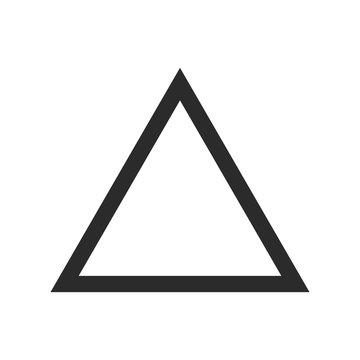
#> input picture data/original_photos/triangle.png, 360 x 360 px; its folder holds only this picture in this run
$ jupyter execute svd_probe.ipynb   (shell and % lines are left out)
#> lines starting #> are read from the running program, lines starting #| are printed output that depends on the picture
### experiments/utils/noise_generation.py
import os
import numpy as np
from skimage import io
from skimage.util import random_noise
from PIL import Image

def add_noise_and_save(image_path: str, main_folder: str, noise_type: str, var: float = 0.01) -> None:
    """
    Adds specified type of noise to an image and saves it to a subfolder within a specified main folder,
    appending the variance value to the file name.

    Args:
        image_path (str): The path to the input image.
        main_folder (str): The base folder where the 'noise_photos' folder will be created.
        noise_type (str): The type of noise to add. Options are 'gaussian', 'salt_pepper', and 'poisson'.
        var (float): The variance of the noise (used for gaussian and salt & pepper noise).

    The function creates a subfolder named after the noise type in the 'noise_photos' subfolder of the main folder
    and saves the noisy image there, appending the variance value to the filename. It does not return any value but prints updates about its progress.
    """
#> called with image_path = 'data/original_photos/triangle.png', main_folder = 'data', noise_type = 'gaussian', var = 0.1

    # Load the image
    image = io.imread(image_path)
#> image is the input picture: shape (360, 360); min 12, max 255, mean 236.4
    print(f"Loaded image from {image_path}")

    # Apply the specified type of noise to the image
    if noise_type == 'gaussian':
        noisy_image = random_noise(image, mode='gaussian', var=var)
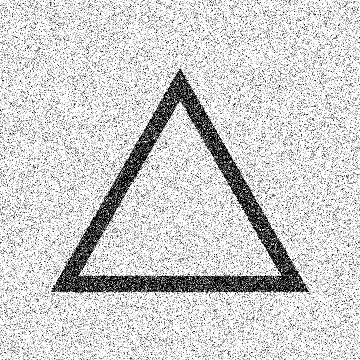
#> noisy_image: shape (360, 360) float64; min 0, max 1, mean 0.818
    elif noise_type == 'salt_pepper':
        noisy_image = random_noise(image, mode='s&p', amount=var)
    elif noise_type == 'poisson':
        noisy_image = random_noise(image, mode='poisson')
    else:
        raise ValueError("Unsupported noise type. Choose 'gaussian', 'salt_pepper', or 'poisson'.")
    print(f"Applied {noise_type} noise to the image.")

    # Convert the noisy image to the correct format
    noisy_image = (255 * noisy_image).astype(np.uint8)
#| Image shape: (360, 360)

    # Create the output directory if it doesn't exist
    noise_folder_path = os.path.join(main_folder, 'noise_photos', noise_type)
    os.makedirs(noise_folder_path, exist_ok=True)
    print(f"Directory {noise_folder_path} is ready for saving images.")

    # Modify the filename to include the variance value before the file extension
    filename = os.path.basename(image_path)
    base_filename, file_extension = os.path.splitext(filename)
    new_filename = f"{base_filename}_{var}{file_extension}"
    save_path = os.path.join(noise_folder_path, new_filename)

    # Save the noisy image in the specified directory
    Image.fromarray(noisy_image).save(save_path)
    print(f"Noisy image saved as {new_filename} in {save_path}")

### experiments/utils/svd_analisys.py
import os
import numpy as np
from PIL import Image
from skimage import io

def denoise_image_with_svd(image_path: str, main_folder: str, type_of_noise: str, variance: float, n_components: int) -> None:
    """
    Apply SVD to denoise a single image and save it in a specified main folder.
    The function decomposes the image using SVD and reconstructs it using a limited number of singular values.

    Args:
        image_path (str): Path to the noisy image.
        main_folder (str): The main folder where the denoised image folder will be created.
        type_of_noise (str): The type of noise applied to the original image.
        variance (float): The variance used when the noise was added.
        n_components (int): The number of singular values to keep.

    This function saves the denoised image in a subfolder named 'denoise_images_{type_of_noise}_{variance}_{n_components}'.
    """
#> called with main_folder = 'data', type_of_noise = 'gaussian', variance = 0.1, n_components = 40
    # Create the output directory based on the noise type and variance
    output_folder = os.path.join(main_folder, f'denoise_images_{type_of_noise}_{variance}_{n_components}')
    os.makedirs(output_folder, exist_ok=True)

    # Load the image
    image = io.imread(image_path, as_gray=True)
    original_shape = image.shape
#> original_shape = (360, 360)

    # Perform SVD decomposition
    U, S, VT = np.linalg.svd(image, full_matrices=False)
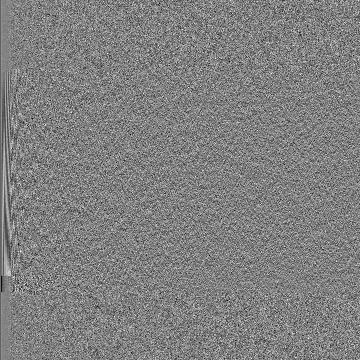
#> U: shape (360, 360) float64; min -0.235, max 0.23, mean -0.000169; drawn with min black and max white
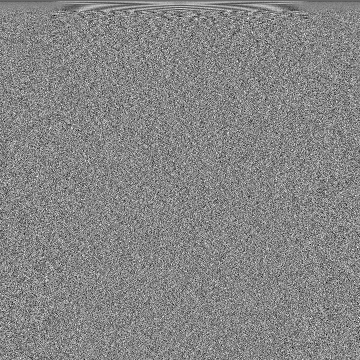
#> VT: shape (360, 360) float64; min -0.239, max 0.216, mean -0.000132; drawn with min black and max white
#> S = 360 values, max 75482.6 at index 0, min 0.436 at index 359, mean 1090.7

    # Truncate the singular values
    S_truncated = np.zeros_like(S)
#> S_truncated = 360 values from 0 to 0
    S_truncated[:n_components] = S[:n_components]

    # Reconstruct the image using the truncated singular values
    S_matrix = np.diag(S_truncated)
    denoised_image = np.dot(U, np.dot(S_matrix, VT))
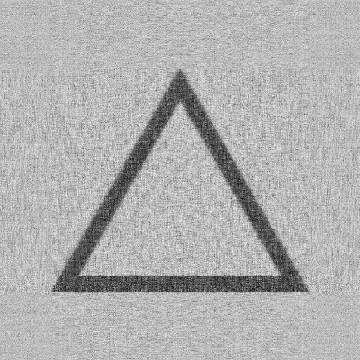
#> denoised_image: shape (360, 360) float64; min -69.54, max 330.4, mean 208.2; drawn with min black and max white
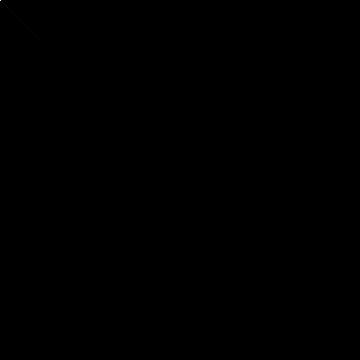
#> S_matrix: shape (360, 360) float64; min 0, max 75482.6, mean 1.3; drawn with min black and max white

    # Clip values to valid pixel range
    denoised_image = np.clip(denoised_image, 0, 255).astype('uint8')
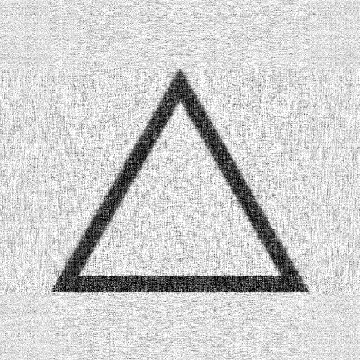
#> denoised_image: shape (360, 360); min 0, max 255, mean 206.7

    # Save the denoised image
    denoised_image_path = os.path.join(output_folder, os.path.basename(image_path))
    Image.fromarray(denoised_image).save(denoised_image_path)
    print(f"Denoised image saved as {denoised_image_path}")

### experiments/svd_probe.ipynb
# Problem statement

## The experiment focuses on testing the only SVD method on a single image to do a placeholder test and use it later in pipeline

## Imports

[cell 1]
import sys
sys.path.append('.')
sys.path.append('..')
from utils.noise_generation import add_noise_and_save
from utils.svd_analisys import denoise_image_with_svd
from utils.metrics import calculate_metrics
import os
from skimage import io

## Constants and handling

[cell 2]
# Change the current working directory to one level up from the current directory.
# This is often used in notebook environments like Jupyter to navigate the file system.
%cd ../

# Retrieve the current working directory, which is now set to the parent directory of the previous one.
# The HOME variable is used as a reference point in the file system to build paths relative to the project's root.
HOME = os.getcwd()

# Change the directory to the 'experiments' subdirectory from the current location.
# This is typically done to ensure that the execution context is correctly set for subsequent operations,
# especially when the code is dependent on the working directory.
%cd experiments

# Configure the path settings for the image processing task:

# image_directory: Specifies the path to the directory containing the original images to be processed.
# It is constructed dynamically using the HOME variable to ensure the path is adaptable to different environments.
image_directory = os.path.join(HOME, 'data/original_photos')

# main_folder: Defines the main directory where processed images (noisy images in this case) will be stored.
# Like image_directory, it is built using the HOME variable, allowing flexibility in the file structure.
main_folder = os.path.join(HOME, 'data')

# noise_type: A string that specifies the type of noise to be applied to the images. This is used to
# differentiate between various noise application methods and to store the resulting images accordingly.
noise_type = 'gaussian'

# noise_image_directory: The directory where the noisy images will be saved. It is structured to organize
# images by the type of noise applied, aiding in the systematic storage and retrieval of processed images.
noise_image_directory = os.path.join(HOME, f'data/noise_photos/{noise_type}')

# variance: A floating-point value that specifies the intensity of the noise to be added to the images.
# This parameter can directly affect the visual characteristics of the resultant noisy images.
variance = 0.1

# n_components: Specifies the number of principal components to be retained in the PCA process when
# denoising the images. It plays a critical role in determining the balance between noise removal and
# detail preservation in the denoised images.
n_components = 40
